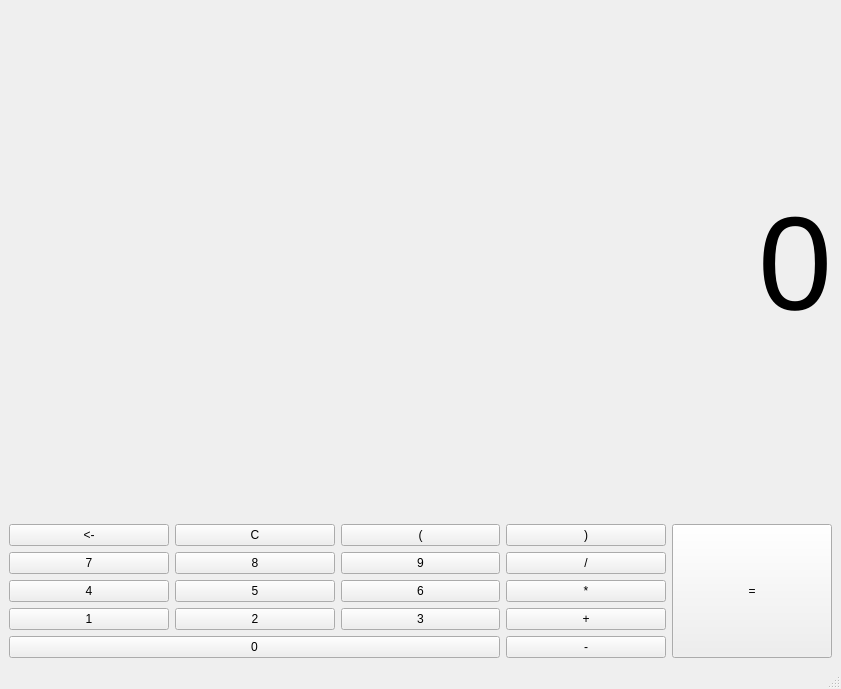
<?xml version="1.0" encoding="UTF-8"?>
<ui version="4.0">
 <class>MainWindow</class>
 <widget class="QMainWindow" name="MainWindow">
  <property name="geometry">
   <rect>
    <x>0</x>
    <y>0</y>
    <width>841</width>
    <height>689</height>
   </rect>
  </property>
  <property name="windowTitle">
   <string>MainWindow</string>
  </property>
  <widget class="QWidget" name="centralwidget">
   <layout class="QVBoxLayout" name="verticalLayout">
    <item>
     <widget class="QLabel" name="label">
      <property name="font">
       <font>
        <pointsize>100</pointsize>
       </font>
      </property>
      <property name="text">
       <string>0</string>
      </property>
      <property name="alignment">
       <set>Qt::AlignRight|Qt::AlignTrailing|Qt::AlignVCenter</set>
      </property>
     </widget>
    </item>
    <item>
     <layout class="QGridLayout" name="gridLayout">
      <item row="0" column="0">
       <widget class="QPushButton" name="btnBack">
        <property name="sizePolicy">
         <sizepolicy hsizetype="Minimum" vsizetype="Preferred">
          <horstretch>0</horstretch>
          <verstretch>0</verstretch>
         </sizepolicy>
        </property>
        <property name="text">
         <string>&lt;-</string>
        </property>
        <attribute name="buttonGroup">
         <string notr="true">buttonGroup_2</string>
        </attribute>
       </widget>
      </item>
      <item row="0" column="1">
       <widget class="QPushButton" name="btnClear">
        <property name="text">
         <string>C</string>
        </property>
        <attribute name="buttonGroup">
         <string notr="true">buttonGroup_2</string>
        </attribute>
       </widget>
      </item>
      <item row="0" column="2">
       <widget class="QPushButton" name="btnLeft">
        <property name="text">
         <string>(</string>
        </property>
        <attribute name="buttonGroup">
         <string notr="true">buttonGroup</string>
        </attribute>
       </widget>
      </item>
      <item row="0" column="3">
       <widget class="QPushButton" name="btnRight">
        <property name="text">
         <string>)</string>
        </property>
        <attribute name="buttonGroup">
         <string notr="true">buttonGroup</string>
        </attribute>
       </widget>
      </item>
      <item row="0" column="4" rowspan="5">
       <widget class="QPushButton" name="btnResult">
        <property name="sizePolicy">
         <sizepolicy hsizetype="Minimum" vsizetype="Preferred">
          <horstretch>0</horstretch>
          <verstretch>0</verstretch>
         </sizepolicy>
        </property>
        <property name="text">
         <string>=</string>
        </property>
        <attribute name="buttonGroup">
         <string notr="true">buttonGroup_2</string>
        </attribute>
       </widget>
      </item>
      <item row="1" column="0">
       <widget class="QPushButton" name="btn7">
        <property name="text">
         <string>7</string>
        </property>
        <attribute name="buttonGroup">
         <string notr="true">buttonGroup</string>
        </attribute>
       </widget>
      </item>
      <item row="1" column="1">
       <widget class="QPushButton" name="btn8">
        <property name="text">
         <string>8</string>
        </property>
        <attribute name="buttonGroup">
         <string notr="true">buttonGroup</string>
        </attribute>
       </widget>
      </item>
      <item row="1" column="2">
       <widget class="QPushButton" name="btn9">
        <property name="text">
         <string>9</string>
        </property>
        <attribute name="buttonGroup">
         <string notr="true">buttonGroup</string>
        </attribute>
       </widget>
      </item>
      <item row="1" column="3">
       <widget class="QPushButton" name="btnPer">
        <property name="text">
         <string>/</string>
        </property>
        <attribute name="buttonGroup">
         <string notr="true">buttonGroup</string>
        </attribute>
       </widget>
      </item>
      <item row="2" column="0">
       <widget class="QPushButton" name="btn4">
        <property name="text">
         <string>4</string>
        </property>
        <attribute name="buttonGroup">
         <string notr="true">buttonGroup</string>
        </attribute>
       </widget>
      </item>
      <item row="2" column="1">
       <widget class="QPushButton" name="btn5">
        <property name="text">
         <string>5</string>
        </property>
        <attribute name="buttonGroup">
         <string notr="true">buttonGroup</string>
        </attribute>
       </widget>
      </item>
      <item row="2" column="2">
       <widget class="QPushButton" name="btn6">
        <property name="text">
         <string>6</string>
        </property>
        <attribute name="buttonGroup">
         <string notr="true">buttonGroup</string>
        </attribute>
       </widget>
      </item>
      <item row="2" column="3">
       <widget class="QPushButton" name="btnMul">
        <property name="text">
         <string>*</string>
        </property>
        <attribute name="buttonGroup">
         <string notr="true">buttonGroup</string>
        </attribute>
       </widget>
      </item>
      <item row="3" column="0">
       <widget class="QPushButton" name="btn1">
        <property name="text">
         <string>1</string>
        </property>
        <attribute name="buttonGroup">
         <string notr="true">buttonGroup</string>
        </attribute>
       </widget>
      </item>
      <item row="3" column="1">
       <widget class="QPushButton" name="btn2">
        <property name="text">
         <string>2</string>
        </property>
        <attribute name="buttonGroup">
         <string notr="true">buttonGroup</string>
        </attribute>
       </widget>
      </item>
      <item row="3" column="2">
       <widget class="QPushButton" name="btn3">
        <property name="text">
         <string>3</string>
        </property>
        <attribute name="buttonGroup">
         <string notr="true">buttonGroup</string>
        </attribute>
       </widget>
      </item>
      <item row="3" column="3">
       <widget class="QPushButton" name="btnAdd">
        <property name="text">
         <string>+</string>
        </property>
        <attribute name="buttonGroup">
         <string notr="true">buttonGroup</string>
        </attribute>
       </widget>
      </item>
      <item row="4" column="0" colspan="3">
       <widget class="QPushButton" name="btn0">
        <property name="text">
         <string>0</string>
        </property>
        <attribute name="buttonGroup">
         <string notr="true">buttonGroup</string>
        </attribute>
       </widget>
      </item>
      <item row="4" column="3">
       <widget class="QPushButton" name="btnMin">
        <property name="text">
         <string>-</string>
        </property>
        <attribute name="buttonGroup">
         <string notr="true">buttonGroup</string>
        </attribute>
       </widget>
      </item>
     </layout>
    </item>
   </layout>
  </widget>
  <widget class="QMenuBar" name="menubar">
   <property name="geometry">
    <rect>
     <x>0</x>
     <y>0</y>
     <width>841</width>
     <height>21</height>
    </rect>
   </property>
  </widget>
  <widget class="QStatusBar" name="statusbar"/>
 </widget>
 <resources/>
 <connections/>
 <buttongroups>
  <buttongroup name="buttonGroup"/>
  <buttongroup name="buttonGroup_2"/>
 </buttongroups>
</ui>
